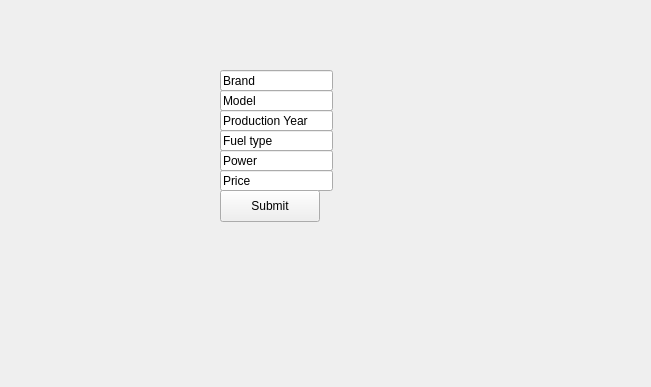
<?xml version="1.0" encoding="UTF-8"?>
<ui version="4.0">
 <class>Form</class>
 <widget class="QWidget" name="Form">
  <property name="geometry">
   <rect>
    <x>0</x>
    <y>0</y>
    <width>651</width>
    <height>387</height>
   </rect>
  </property>
  <property name="windowTitle">
   <string>Form</string>
  </property>
  <widget class="QLineEdit" name="lineEdit">
   <property name="geometry">
    <rect>
     <x>220</x>
     <y>70</y>
     <width>113</width>
     <height>21</height>
    </rect>
   </property>
   <property name="text">
    <string>Brand</string>
   </property>
  </widget>
  <widget class="QLineEdit" name="lineEdit_2">
   <property name="geometry">
    <rect>
     <x>220</x>
     <y>90</y>
     <width>113</width>
     <height>21</height>
    </rect>
   </property>
   <property name="text">
    <string>Model</string>
   </property>
  </widget>
  <widget class="QLineEdit" name="lineEdit_3">
   <property name="geometry">
    <rect>
     <x>220</x>
     <y>110</y>
     <width>113</width>
     <height>21</height>
    </rect>
   </property>
   <property name="text">
    <string>Production Year</string>
   </property>
  </widget>
  <widget class="QLineEdit" name="lineEdit_4">
   <property name="geometry">
    <rect>
     <x>220</x>
     <y>130</y>
     <width>113</width>
     <height>21</height>
    </rect>
   </property>
   <property name="text">
    <string>Fuel type</string>
   </property>
  </widget>
  <widget class="QLineEdit" name="lineEdit_5">
   <property name="geometry">
    <rect>
     <x>220</x>
     <y>150</y>
     <width>113</width>
     <height>21</height>
    </rect>
   </property>
   <property name="text">
    <string>Power</string>
   </property>
  </widget>
  <widget class="QLineEdit" name="lineEdit_6">
   <property name="geometry">
    <rect>
     <x>220</x>
     <y>170</y>
     <width>113</width>
     <height>21</height>
    </rect>
   </property>
   <property name="text">
    <string>Price</string>
   </property>
  </widget>
  <widget class="QPushButton" name="pushButton">
   <property name="geometry">
    <rect>
     <x>220</x>
     <y>190</y>
     <width>100</width>
     <height>32</height>
    </rect>
   </property>
   <property name="text">
    <string>Submit</string>
   </property>
  </widget>
 </widget>
 <resources/>
 <connections/>
</ui>
